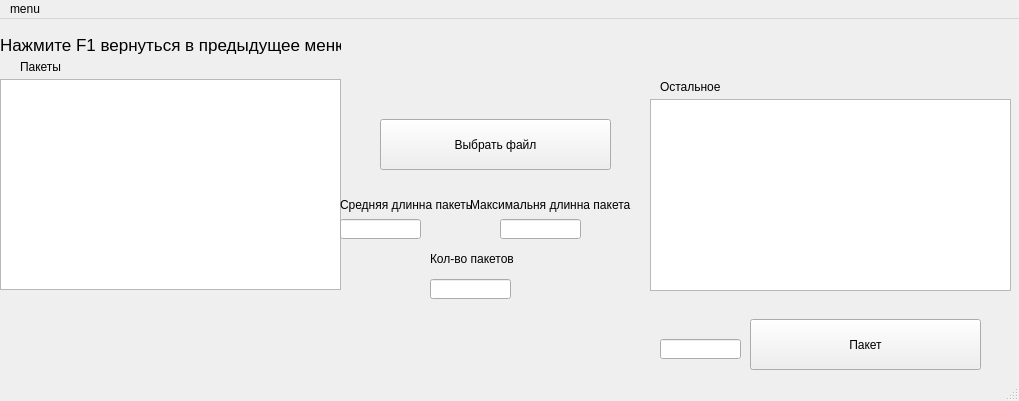
<?xml version="1.0" encoding="UTF-8"?>
<ui version="4.0">
 <class>Pro</class>
 <widget class="QMainWindow" name="Pro">
  <property name="geometry">
   <rect>
    <x>0</x>
    <y>0</y>
    <width>1019</width>
    <height>401</height>
   </rect>
  </property>
  <property name="windowTitle">
   <string>MainWindow</string>
  </property>
  <widget class="QWidget" name="centralwidget">
   <widget class="QLabel" name="label">
    <property name="geometry">
     <rect>
      <x>0</x>
      <y>0</y>
      <width>341</width>
      <height>51</height>
     </rect>
    </property>
    <property name="font">
     <font>
      <pointsize>13</pointsize>
     </font>
    </property>
    <property name="text">
     <string>Нажмите F1 вернуться в предыдущее меню</string>
    </property>
   </widget>
   <widget class="QPushButton" name="pushButton">
    <property name="geometry">
     <rect>
      <x>380</x>
      <y>100</y>
      <width>231</width>
      <height>51</height>
     </rect>
    </property>
    <property name="text">
     <string>Выбрать файл</string>
    </property>
   </widget>
   <widget class="QTableView" name="tableView">
    <property name="geometry">
     <rect>
      <x>0</x>
      <y>60</y>
      <width>341</width>
      <height>211</height>
     </rect>
    </property>
    <property name="styleSheet">
     <string notr="true">background:none;</string>
    </property>
   </widget>
   <widget class="QLabel" name="label_2">
    <property name="geometry">
     <rect>
      <x>340</x>
      <y>170</y>
      <width>131</width>
      <height>31</height>
     </rect>
    </property>
    <property name="text">
     <string>Средняя длинна пакеты</string>
    </property>
   </widget>
   <widget class="QLabel" name="label_3">
    <property name="geometry">
     <rect>
      <x>470</x>
      <y>170</y>
      <width>171</width>
      <height>31</height>
     </rect>
    </property>
    <property name="text">
     <string>Максимальня длинна пакета</string>
    </property>
   </widget>
   <widget class="QLineEdit" name="lineEdit">
    <property name="geometry">
     <rect>
      <x>340</x>
      <y>200</y>
      <width>81</width>
      <height>20</height>
     </rect>
    </property>
   </widget>
   <widget class="QLineEdit" name="lineEdit_2">
    <property name="geometry">
     <rect>
      <x>500</x>
      <y>200</y>
      <width>81</width>
      <height>20</height>
     </rect>
    </property>
   </widget>
   <widget class="QLabel" name="label_4">
    <property name="geometry">
     <rect>
      <x>430</x>
      <y>230</y>
      <width>101</width>
      <height>20</height>
     </rect>
    </property>
    <property name="text">
     <string>Кол-во пакетов</string>
    </property>
   </widget>
   <widget class="QLineEdit" name="lineEdit_3">
    <property name="geometry">
     <rect>
      <x>430</x>
      <y>260</y>
      <width>81</width>
      <height>20</height>
     </rect>
    </property>
   </widget>
   <widget class="QLabel" name="label_5">
    <property name="geometry">
     <rect>
      <x>20</x>
      <y>40</y>
      <width>271</width>
      <height>16</height>
     </rect>
    </property>
    <property name="text">
     <string>Пакеты</string>
    </property>
   </widget>
   <widget class="QLabel" name="label_7">
    <property name="geometry">
     <rect>
      <x>660</x>
      <y>60</y>
      <width>231</width>
      <height>16</height>
     </rect>
    </property>
    <property name="text">
     <string>Остальное</string>
    </property>
   </widget>
   <widget class="QPushButton" name="pushButton_2">
    <property name="geometry">
     <rect>
      <x>750</x>
      <y>300</y>
      <width>231</width>
      <height>51</height>
     </rect>
    </property>
    <property name="text">
     <string>Пакет</string>
    </property>
   </widget>
   <widget class="QLineEdit" name="lineEdit_4">
    <property name="geometry">
     <rect>
      <x>660</x>
      <y>320</y>
      <width>81</width>
      <height>20</height>
     </rect>
    </property>
   </widget>
   <widget class="QTableView" name="tableView_2">
    <property name="geometry">
     <rect>
      <x>650</x>
      <y>80</y>
      <width>361</width>
      <height>192</height>
     </rect>
    </property>
    <property name="styleSheet">
     <string notr="true">background:none;</string>
    </property>
   </widget>
  </widget>
  <widget class="QMenuBar" name="menubar">
   <property name="geometry">
    <rect>
     <x>0</x>
     <y>0</y>
     <width>1019</width>
     <height>21</height>
    </rect>
   </property>
   <widget class="QMenu" name="menumenu">
    <property name="title">
     <string>menu</string>
    </property>
    <addaction name="actionreturn"/>
    <addaction name="actionfile"/>
   </widget>
   <addaction name="menumenu"/>
  </widget>
  <widget class="QStatusBar" name="statusbar"/>
  <action name="actionreturn">
   <property name="text">
    <string>return</string>
   </property>
   <property name="shortcut">
    <string>F1</string>
   </property>
  </action>
  <action name="actionfile">
   <property name="text">
    <string>file</string>
   </property>
   <property name="shortcut">
    <string>F2</string>
   </property>
  </action>
 </widget>
 <resources/>
 <connections>
  <connection>
   <sender>actionreturn</sender>
   <signal>triggered()</signal>
   <receiver>Pro</receiver>
   <slot>close()</slot>
   <hints>
    <hint type="sourcelabel">
     <x>-1</x>
     <y>-1</y>
    </hint>
    <hint type="destinationlabel">
     <x>229</x>
     <y>195</y>
    </hint>
   </hints>
  </connection>
 </connections>
</ui>
